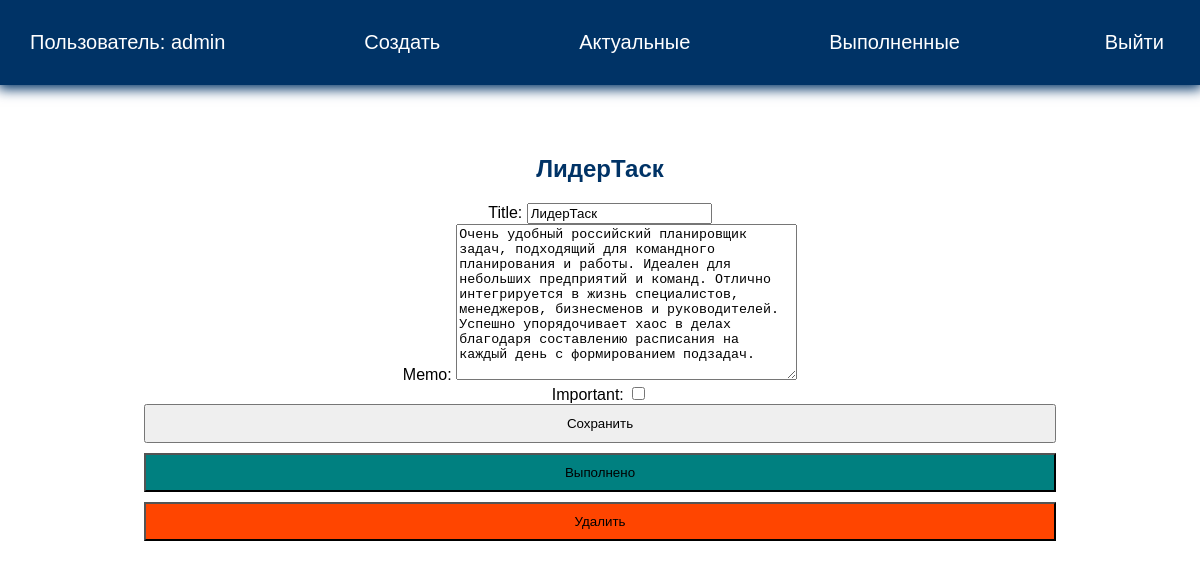
The app's page /todo/3/ (signed in) with its own data.
### todo/models.py (models this page shows, shortened)
class Todo(models.Model):
    title = models.CharField(max_length=100)
    memo = models.TextField(blank=True)
    created = models.DateTimeField(auto_now_add=True)
    date_completed = models.DateTimeField(blank=True, null=True)
    important = models.BooleanField(default=False)
    user = models.ForeignKey(User, on_delete=models.CASCADE)

### todo/views.py (the view, shortened to what this page needs)
# urls.py: path('todo/<int:todo_pk>/', views.view_todo, name="viewtodo"),
@login_required
def view_todo(request, todo_pk):
    todo = get_object_or_404(Todo, pk=todo_pk)
    if request.method == "GET":
        form = TodoForm(instance=todo)
        return render(request, 'todo/viewtodo.html', {'todo': todo, 'form': form})

### todo/forms.py
class TodoForm(ModelForm):
    class Meta:
        model = Todo
        fields = ['title', 'memo', 'important']

### todo/templates/todo/viewtodo.html (shortened to what this page needs)
{% extends 'todo/base.html' %}
{% block content %}
<h2>{{ todo.title }}</h2>
<form action="" method="post">
    {{ form }}
    <button class="btn">Сохранить</button>
</form>
<form action="{% url 'completetodo' todo.id %}" method="post">
    <button class="btn good">Выполнено</button>
</form>
<form action="{% url 'deletetodo' todo.id %}" method="post">
    <button class="btn remove">Удалить</button>
</form>
{% endblock %}

### todo/templates/todo/base.html (shortened to what this page needs)
<!DOCTYPE html>
{% load static %}
<html lang="en">
<head>
    <link rel="stylesheet" href="{% static 'style.css' %}">
</head>
<body>
<div class="menu">
    <div class="wrap">
        <ul>
            {% if user.is_authenticated %}
                <li class="logo">Пользователь: {{ user.username }}</li>
                <li><a href="{% url 'createtodo' %}">Создать</a></li>
                <li><a href="{% url 'currenttodos' %}">Актуальные</a></li>
                <li><a href="{% url 'completedtodos' %}">Выполненные</a></li>
                <li>
                    <form action="{% url 'logoutuser' %}" method="post">
                        <button class="top">Выйти</button>
                    </form>
                </li>
            {% else %}
                <li><a href="{% url 'signupuser' %}">Зарегистрироваться</a></li>
                <li><a href="{% url 'loginuser' %}">Войти</a></li>
            {% endif %}
        </ul>
    </div>
</div>
<div class="content">
  <div class="wrap">
    {% block content %}
    {% endblock %}
  </div>
</div>
</body>
</html>

### todo/static/style.css (style rules this page uses)
body { margin: 0; padding: 0; font-family: Arial, Helvetica, sans-serif; }
.wrap { max-width: 1200px; margin: 0 auto; padding: 10px 30px; box-sizing: border-box; }
.menu { background: #003366; box-shadow: 0 2px 12px 2px #003366; }
ul { list-style: none; padding: 0; }
.menu ul { display: flex; justify-content: space-between; align-items: center; font-size: 20px; }
.menu a, .logo { color: #FFF; }
a { text-decoration: none; }
.content .wrap { margin-top: 40px; text-align: center; }
h1, h2 { color: #003366; }
.top { background: transparent; border: 0; color: #FFF; font-size: 20px; cursor: pointer; }
.btn { width: 80%; padding: 10px; margin-bottom: 10px; }
.good { background: teal; }
.remove { background: orangered; }

### records on screen
Todo: title "ЛидерТаск", memo "Очень удобный российский планировщик задач, подходящий для командного планирования и работы. Идеален для небольших предприятий и команд. Отлично интегрируется в жизнь специалистов, менеджеров, бизнесменов и руководителей. Успешно упорядочивает хаос в делах благодаря составлению расписания на каждый день с формированием подзадач."

### other values on screen
{{ user.username }} "admin"
